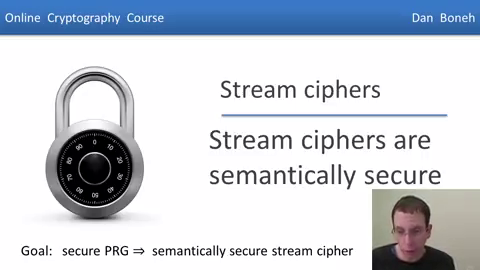
#> input picture frame 0 of direct-40e006d2.mp4, 480 x 270 px, given in place of input_2.mp4, which was not available
$ python video_segment_finder.py
#> lines starting #> are read from the running program, lines starting #| are printed output that depends on the picture; pictures that were not available may be replaced by others from this repository, and a replacement may not be noted
import numpy as np
import cv2
import os
from dotenv import load_dotenv

load_dotenv()


class PastFrameChangesTracker:
    """ A class that keeps track of changes from previous frames """

    def __init__(self):
        self.prev_frame_changes = [False, False, False, False, False]

    def are_previous_frames_stable(self):
        """Checks if all previous frames had no changes

        Returns
        -------
        is_stable : boolean
            True if all past frames had no changes; else False
        """
        return sum([1 if x else 0 for x in self.prev_frame_changes]) == 0

    def add_frame_change(self, has_changed):
        """Adds a change to the tracker
        If there are more than 5 items in the tracker, it will evict the oldest frame change

        Parameters
        ----------
        has_changed : boolean
            True if there was a change with the current frame vs the past frame; else False

        Returns
        -------
        is_stable : boolean
            True if all past frames had no changes; else False
        """
        self.prev_frame_changes.append(has_changed)

        if len(self.prev_frame_changes) > 5:
            self.prev_frame_changes.pop(0)


class VideoSegmentFinder:
    """A class responsible for finding a list of best possible video segments
    A good video segment (a, t1, t2) is when image a is best explained when watching the video from time t1 to t2

    Attributes
    ----------
    threshold : int
        Is the min. difference between the color of two images on one pixel location for it to be distinct
    min_change : int
        Is the min. number of pixel changes between two adjacent video frames for the two to be considered distinct
    """

    def __init__(self, threshold=None, min_change=None, min_segment_duration=None):
        # Load from environment variables with fallback defaults
        self.threshold = threshold or int(os.getenv('VIDEO_THRESHOLD', 15))
        self.min_change = min_change or int(os.getenv('MIN_CHANGE', 10000))
        self.min_segment_duration = min_segment_duration or int(os.getenv('MIN_SEGMENT_DURATION', 2000))

        print(f"🎛️ Video Analysis Config: threshold={self.threshold}, min_change={self.min_change}, min_segment_duration={self.min_segment_duration}ms")
        print(f"🎯 Enhanced Slide Detection: Center-focused analysis enabled (ignoring speaker corners)")

    def get_best_segment_frames(self, video_file):
        ''' Finds a list of best possible video segments
        It returns a map, where the key is the frame number, and the value is the frame data

        The frame data is of this format:
        {
            "timestamp": <the timestamp of the current frame>,
            "frame": <the current frame>,
            "next_frame": <the next frame>,
            "mask": <difference between current and next frame>,
            "num_pixels_changed": <number of pixel changes>,
        }

        The video segment can be obtained by two adjacent frame data, f1, f2 where:
            a = f2.frame
            t1 = f1.timestamp
            t2 = f2.timestamp

        Returns
        -------
        selected_frames : { a -> b }
            A map of frame number a to the frame data b
        '''
        selected_frames, _ = self.get_segment_frames_with_stats(
            video_file, save_stats_for_all_frames=False
        )
        return selected_frames

    def get_segment_frames_with_stats(self, video_file, save_stats_for_all_frames=True):
        ''' Returns a list of frames for the best possible video segments (refer to get_best_segment_frames())

        It also outputs statistics on all frames, where the statistic on frame i is:
        {
            "timestamp": the timestamp of frame i
            "num_pixels_changed": number of pixel changes from frame i - 1 to frame i
        }

        Returns
        -------
        selected_frames : { a -> b }
            A map of frame number to its frame data
        stats : { a -> c }
            A map of frame number to its statistic
        '''
#> called with video_file = '../tests/videos/input_2.mp4', save_stats_for_all_frames = False

        video_reader = cv2.VideoCapture(video_file)

        # Get the Default resolutions
        frame_width = int(video_reader.get(cv2.CAP_PROP_FRAME_WIDTH))
        frame_height = int(video_reader.get(cv2.CAP_PROP_FRAME_HEIGHT))

        # Get the FPS
        fps = int(video_reader.get(cv2.CAP_PROP_FPS))

        frame_num = 0
        frame_num_to_stats = {}
        selected_frames = {}

        prev_timestamp = 0
        prev_frame = 255 * np.ones(
            (frame_height, frame_width, 3), np.uint8
        )  # A blank screen
        prev_video_changes = PastFrameChangesTracker()

        # DYNAMIC FRAME SAMPLING: Adjust based on video length and FPS
        total_frames = int(video_reader.get(cv2.CAP_PROP_FRAME_COUNT))
        duration_seconds = total_frames / fps if fps > 0 else 0

        # Logarithmic/Adaptive Sampling Strategy
        import math

        if duration_seconds <= 60:  # 1 minute
            # Short video: 1 shot every 5 seconds = ~12 samples
            sample_interval = 5.0
            target_samples = int(duration_seconds / sample_interval)
            print(f"🎯 Short video ({duration_seconds:.1f}s): {target_samples} samples, every {sample_interval}s")
        elif duration_seconds <= 300:  # 5 minutes
            # Medium video: aim for ~15-20 samples
            target_samples = 15
            sample_interval = duration_seconds / target_samples
            print(f"🎯 Medium video ({duration_seconds:.1f}s): {target_samples} samples, every {sample_interval:.1f}s")
        else:
            # Long video: logarithmic scaling
            # Use log base 2 of minutes to scale samples
            minutes = duration_seconds / 60
            log_base = math.log(minutes, 2)
            target_samples = int(10 + log_base * 5)  # Scale samples logarithmically
            target_samples = min(target_samples, 50)  # Cap at 50 samples for very long videos
            sample_interval = duration_seconds / target_samples
            print(f"🎯 Long video ({duration_seconds:.1f}s = {minutes:.1f}min): {target_samples} samples, every {sample_interval:.1f}s (log scaling)")

        # CRITICAL FIX: Don't use sample_interval for scene detection!
        # sample_interval is only for PASS 1 sampling
        # For PASS 2 scene detection, use a fixed small interval
        detection_interval = 0.5  # Check every 0.5 seconds for scene changes
        frame_skip = max(1, int(fps * detection_interval))
        print(f"🔍 Scene detection: checking every {frame_skip} frames ({detection_interval}s)")

        # PASS 1: Sample frames to calculate adaptive thresholds
        print("🔍 PASS 1: Sampling frames to calculate optimal thresholds...")
        sample_frames = []
        sample_diffs = []

        # Take samples at logarithmic intervals
        for i in range(min(target_samples, 20)):  # Cap samples for performance
            sample_position = int(i * (total_frames / min(target_samples, 20)))
            video_reader.set(cv2.CAP_PROP_POS_FRAMES, sample_position)
            is_read, frame = video_reader.read()
            if is_read:
                sample_frames.append(frame)
                if len(sample_frames) > 1:
                    # Compare with previous sample using low threshold
                    diff = cv2.absdiff(sample_frames[-2], sample_frames[-1])
                    mask = cv2.cvtColor(diff, cv2.COLOR_BGR2GRAY)
                    num_changed = np.sum(mask > 5)  # Use low threshold for sampling
                    sample_diffs.append(num_changed)
#> this loop made 4 passes
#> num_changed on passes 2 to 3: 9294, 56346
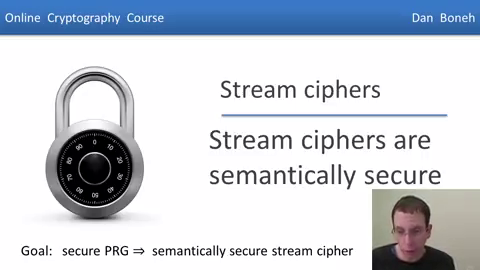
#> input picture frame 0 of direct-40e006d2.mp4, 480 x 270 px, given in place of input_2.mp4, which was not available
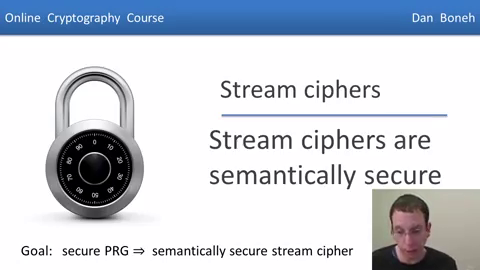
#> input picture frame 150 of direct-40e006d2.mp4, 480 x 270 px, given in place of input_2.mp4, which was not available
#> pass 2, in get_segment_frames_with_stats, `diff = cv2.absdiff(sample_frames[-2], sample_frames[-1])`:
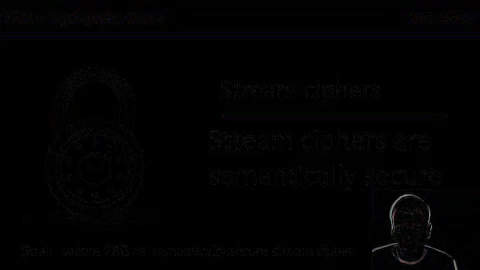
#> diff: shape (270, 480, 3); mean of channels 0, 1, 2 1.7, 1.6, 1.6; drawn as B, G, R
#> pass 3, in get_segment_frames_with_stats, `is_read, frame = video_reader.read()`:
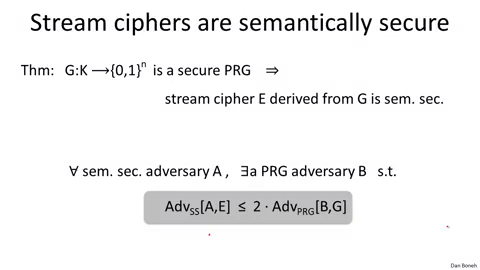
#> frame: shape (270, 480, 3); mean B, G, R 242.6, 242.2, 242.4
#> after the loop, sample_diffs = [9294, 56346]; sample_frames = 3 items

        # Calculate adaptive thresholds from samples
        if sample_diffs and len(sample_diffs) > 2:
            mean_change = np.mean(sample_diffs)
            std_change = np.std(sample_diffs)

            # Set min_change to catch changes 1.5 std deviations below mean (more sensitive)
            calculated_min_change = int(max(500, mean_change - (1.5 * std_change)))

            # Adjust threshold based on sample variance (more variance = lower threshold)
            if mean_change > 0:
                variance_ratio = std_change / mean_change
                calculated_threshold = int(max(2, 6 - (variance_ratio * 4)))
            else:
                calculated_threshold = 5

            print(f"📊 Calculated Adaptive Thresholds:")
            print(f"   Samples analyzed: {len(sample_diffs)}")
            print(f"   Mean change: {mean_change:.0f} pixels")
            print(f"   Std deviation: {std_change:.0f} pixels")
            print(f"   Adaptive min_change: {calculated_min_change} (was {self.min_change})")
            print(f"   Adaptive threshold: {calculated_threshold} (was {self.threshold})")

            # Override default thresholds with calculated values
            self.min_change = calculated_min_change
            self.threshold = calculated_threshold
        else:
            print("⚠️ Insufficient samples for threshold calculation, using defaults")
            print(f"   Using min_change: {self.min_change}, threshold: {self.threshold}")

        # Reset video to beginning for PASS 2
        video_reader.set(cv2.CAP_PROP_POS_FRAMES, 0)
        print("🔍 PASS 2: Scanning entire video with calculated thresholds...")

        while video_reader.isOpened():
            is_read, cur_frame = video_reader.read()
#> cur_frame is the input picture: shape (270, 480, 3); mean B, G, R 216.7, 207.3, 201.4
            timestamp = video_reader.get(cv2.CAP_PROP_POS_MSEC)
#> timestamp = 0

            # Skip frames for performance
            if frame_num % frame_skip != 0:
                frame_num += 1
                continue

            # Is when the stream is ending
            if not is_read:
                break

            results = self.__compare_frames__(prev_frame, cur_frame)
            results_center = self.__compare_frames_center_focus__(prev_frame, cur_frame)

            # Store the results
            if save_stats_for_all_frames:
                frame_num_to_stats[frame_num] = {
                    "timestamp": timestamp,
                    "num_pixels_changed": results["num_pixels_changed"],
                    "center_pixels_changed": results_center["num_pixels_changed"],
                }

            # Enhanced detection: use both full-frame and center-focused analysis
            # Center threshold is scaled down since we're analyzing a smaller area
            center_threshold = int(self.min_change * 0.4)  # 40% of full threshold for center
            has_changed_full = results["num_pixels_changed"] > self.min_change
            has_changed_center = results_center["num_pixels_changed"] > center_threshold

            # Consider it changed if either method detects change
            has_changed = has_changed_full or has_changed_center
            save_frame = False

            if prev_video_changes.are_previous_frames_stable() and has_changed:
                # Additional filter: skip white/blank frames
                if not self.__is_white_or_blank_frame__(prev_frame):
                    save_frame = True

            if save_frame:
                selected_frames[frame_num] = {
                    "timestamp": prev_timestamp,
                    "frame": prev_frame,
                    "next_frame": cur_frame,
                    "mask": results["mask"],
                    "num_pixels_changed": results["num_pixels_changed"],
                }

            prev_video_changes.add_frame_change(has_changed)

            prev_frame = cur_frame
            prev_timestamp = timestamp

            frame_num += 1

        # Add the last frame of the video
        selected_frames[frame_num] = {
            "timestamp": prev_timestamp,
            "frame": prev_frame,
            "next_frame": 255
            * np.ones((frame_height, frame_width, 3), np.uint8),  # A blank screen,
            "mask": prev_frame,
            "num_pixels_changed": 0,
        }

        # Enhanced segment filtering: ensure minimum segment duration and remove glitches
        selected_frame_nums = sorted(selected_frames.keys())
        frames_to_remove = []

        for i in range(len(selected_frame_nums) - 1):
            cur_frame_num = selected_frame_nums[i]
            next_frame_num = selected_frame_nums[i + 1]

            if cur_frame_num in selected_frames and next_frame_num in selected_frames:
                cur_frame = selected_frames[cur_frame_num]
                next_frame = selected_frames[next_frame_num]

                # Remove segments that are too short (less than min_segment_duration)
                time_diff = next_frame["timestamp"] - cur_frame["timestamp"]
                if time_diff < self.min_segment_duration:
                    print(f"🔧 Removing short segment: {time_diff}ms < {self.min_segment_duration}ms minimum")
                    frames_to_remove.append(next_frame_num)

        # Remove the marked frames
        for frame_num in frames_to_remove:
            if frame_num in selected_frames:
                del selected_frames[frame_num]

        # Edge case: delete the first selected frame since it is just a blank screen
        updated_frame_nums = sorted(selected_frames.keys())
        if updated_frame_nums and updated_frame_nums[0] in selected_frames:
            del selected_frames[updated_frame_nums[0]]

        # CRITICAL: Limit maximum number of segments to prevent fragmentation
        max_segments = int(os.getenv('MAX_SEGMENTS', 10))  # Configurable max segments
        if len(selected_frames) > max_segments:
            print(f"🔧 Reducing {len(selected_frames)} segments to {max_segments} for better text coherence")

            # Keep evenly distributed segments
            frame_nums = sorted(selected_frames.keys())
            keep_every = len(frame_nums) // max_segments

            new_selected_frames = {}
            for i in range(0, len(frame_nums), keep_every):
                if len(new_selected_frames) >= max_segments:
                    break
                frame_num = frame_nums[i]
                new_selected_frames[frame_num] = selected_frames[frame_num]

            # Always keep the last frame
            if frame_nums:
                last_frame = frame_nums[-1]
                new_selected_frames[last_frame] = selected_frames[last_frame]

            selected_frames = new_selected_frames
            print(f"✅ Final segment count: {len(selected_frames)}")

        # MINIMUM SEGMENT GUARANTEE: Ensure we always have at least 2 segments
        if len(selected_frames) < 2:
            print(f"⚠️ Only {len(selected_frames)} segments found, creating minimum segments...")

            # Create at least 2 segments from the video
            video_reader.set(cv2.CAP_PROP_POS_FRAMES, 0)
            ret1, frame1 = video_reader.read()
            timestamp1 = 0

            video_reader.set(cv2.CAP_PROP_POS_FRAMES, total_frames // 2)
            ret2, frame2 = video_reader.read()
            timestamp2 = video_reader.get(cv2.CAP_PROP_POS_MSEC)

            if ret1 and ret2:
                selected_frames = {
                    0: {"timestamp": timestamp1, "frame": frame1},
                    total_frames // 2: {"timestamp": timestamp2, "frame": frame2}
                }
                print(f"✅ Minimum segments created: {len(selected_frames)}")

        video_reader.release()
        cv2.destroyAllWindows()

        return selected_frames, frame_num_to_stats

    def __compare_frames__(self, prev_frame, cur_frame):
        diff = cv2.absdiff(prev_frame, cur_frame)
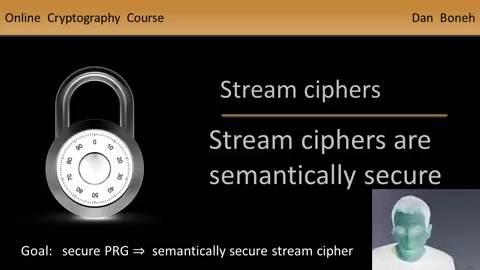
#> diff: shape (270, 480, 3); mean B, G, R 38.3, 47.7, 53.6
#> prev_frame: shape (270, 480, 3); every value is 255
        mask = cv2.cvtColor(diff, cv2.COLOR_BGR2GRAY)
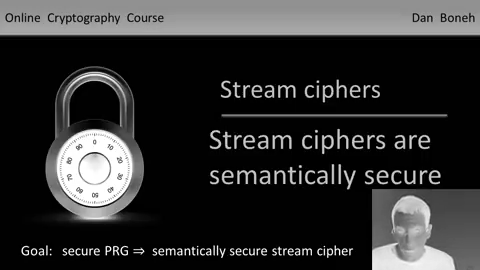
#> mask: shape (270, 480); min 0, max 255, mean 48.5
        num_pixels_changed = np.sum(mask > self.threshold)
#> num_pixels_changed = 44168
#> in get_segment_frames_with_stats, `results = self.__compare_frames__(prev_frame, cur_frame)`: results = 3 items

        return {"num_pixels_changed": num_pixels_changed, "mask": mask, "diff": diff}

    def __compare_frames_center_focus__(self, prev_frame, cur_frame):
        """
        Compare frames focusing on center area (slide content) while ignoring corners (speaker areas).

        Cropping strategy:
        - Ignore left 20% and right 20% (speaker corners)
        - Ignore top 15% and bottom 15% (headers/footers)
        - Focus on center 60% width x 70% height (main slide content)
        """
        height, width = prev_frame.shape[:2]
#> height = 270; width = 480

        # Calculate crop boundaries (focus on center slide area)
        left_crop = int(width * 0.20)
#> left_crop = 96
        right_crop = int(width * 0.80)
#> right_crop = 384
        top_crop = int(height * 0.15)
#> top_crop = 40
        bottom_crop = int(height * 0.85)
#> bottom_crop = 229

        # Crop both frames to focus on slide content area
        prev_cropped = prev_frame[top_crop:bottom_crop, left_crop:right_crop]
#> prev_cropped: shape (189, 288, 3); every value is 255
        cur_cropped = cur_frame[top_crop:bottom_crop, left_crop:right_crop]
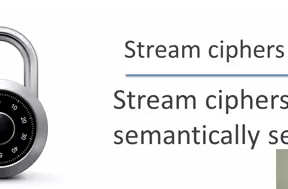
#> cur_cropped: shape (189, 288, 3); mean B, G, R 229.5, 228.2, 228.7

        # Compare the cropped regions
        diff = cv2.absdiff(prev_cropped, cur_cropped)
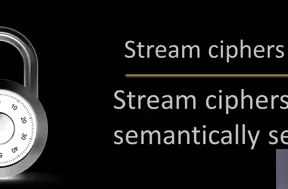
#> diff: shape (189, 288, 3); mean B, G, R 25.5, 26.8, 26.3
        mask = cv2.cvtColor(diff, cv2.COLOR_BGR2GRAY)
#> mask: shape (189, 288)
        num_pixels_changed = np.sum(mask > self.threshold)
#> num_pixels_changed = 10163
#> in get_segment_frames_with_stats, `results_center = self.__compare_frames_center_focus__(prev_frame, cur_..`: results_center = 3 items
#> in get_segment_frames_with_stats, `has_changed_full = results["num_pixels_changed"] > self.min_change`: has_changed_full = True

        return {"num_pixels_changed": num_pixels_changed, "mask": mask, "diff": diff}

    def __is_white_or_blank_frame__(self, frame):
        """Detect white or blank frames that should be filtered out."""
        gray = cv2.cvtColor(frame, cv2.COLOR_BGR2GRAY)
#> gray: shape (270, 480); every value is 255
        mean_brightness = np.mean(gray)
#> mean_brightness = 255
        std_brightness = np.std(gray)
#> std_brightness = 0

        # Frame is blank if mostly white with little variation
        is_white = mean_brightness > 240 and std_brightness < 20
#> is_white = True
        is_low_content = std_brightness < 10
#> is_low_content = True

        return is_white or is_low_content

    # [11 lines left out: function __is_duplicate_frame__, not called in this run]


if __name__ == "__main__":
    splitter = VideoSegmentFinder()
    splitter.get_best_segment_frames("../tests/videos/input_2.mp4")
#> in get_segment_frames_with_stats, `prev_timestamp = timestamp`: prev_timestamp = 0

$ run again, starting later in the video
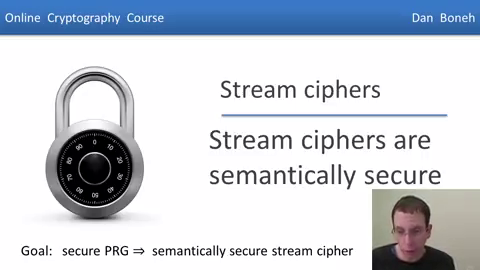
#> input picture frame 0 of direct-40e006d2.mp4, 480 x 270 px, given in place of input_2.mp4, which was not available
#> the loop in get_segment_frames_with_stats, `for i in range(min(target_samples, 20)):` made 4 passes
#> num_changed on passes 2 to 3: 9294, 56346
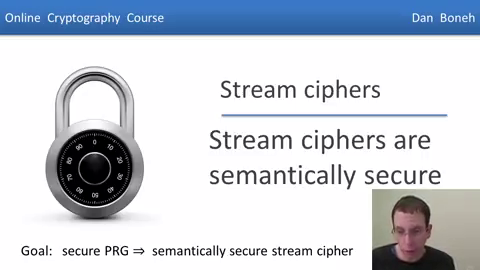
#> input picture frame 0 of direct-40e006d2.mp4, 480 x 270 px, given in place of input_2.mp4, which was not available
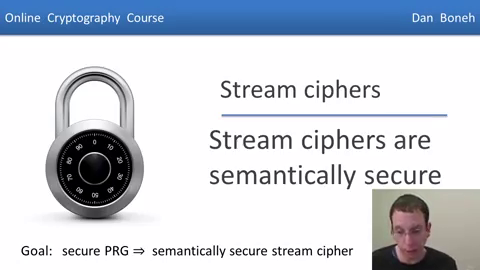
#> input picture frame 150 of direct-40e006d2.mp4, 480 x 270 px, given in place of input_2.mp4, which was not available
#> after the loop in get_segment_frames_with_stats, `for i in range(min(target_samples, 20)):`: sample_diffs = [9294, 56346]; sample_frames = 3 items
#> in get_segment_frames_with_stats, cur_frame is the input picture: shape (270, 480, 3); mean B, G, R 216.7, 207.3, 201.4
#> timestamp = 0
#> prev_frame: shape (270, 480, 3); every value is 255
#> in __compare_frames__, `num_pixels_changed = np.sum(mask > self.threshold)`: num_pixels_changed = 44168
#> results = 3 items
#> prev_cropped: shape (189, 288, 3); every value is 255
#> in __compare_frames_center_focus__, `num_pixels_changed = np.sum(mask > self.threshold)`: num_pixels_changed = 10163
#> results_center = 3 items
#> has_changed_full = True
#> gray: shape (270, 480); every value is 255
#> mean_brightness = 255
#> std_brightness = 0
#> is_white = True
#> prev_timestamp = 0

$ run again, starting later in the video
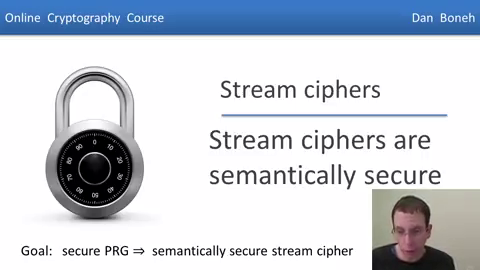
#> input picture frame 0 of direct-40e006d2.mp4, 480 x 270 px, given in place of input_2.mp4, which was not available
#> the loop in get_segment_frames_with_stats, `for i in range(min(target_samples, 20)):` made 4 passes
#> num_changed on passes 2 to 3: 9294, 56346
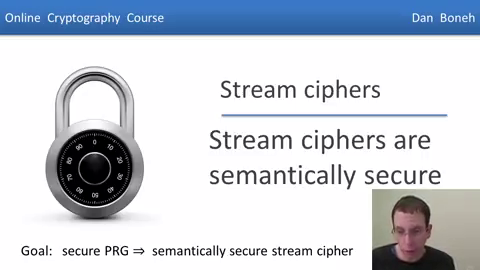
#> input picture frame 0 of direct-40e006d2.mp4, 480 x 270 px, given in place of input_2.mp4, which was not available
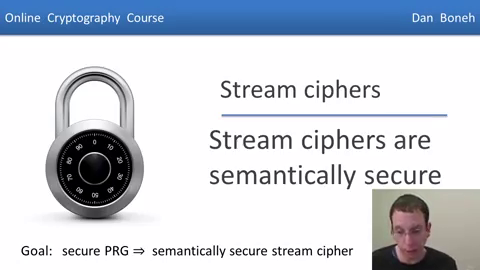
#> input picture frame 150 of direct-40e006d2.mp4, 480 x 270 px, given in place of input_2.mp4, which was not available
#> after the loop in get_segment_frames_with_stats, `for i in range(min(target_samples, 20)):`: sample_diffs = [9294, 56346]; sample_frames = 3 items
#> in get_segment_frames_with_stats, cur_frame is the input picture: shape (270, 480, 3); mean B, G, R 216.7, 207.3, 201.4
#> timestamp = 0
#> prev_frame: shape (270, 480, 3); every value is 255
#> in __compare_frames__, `num_pixels_changed = np.sum(mask > self.threshold)`: num_pixels_changed = 44168
#> results = 3 items
#> prev_cropped: shape (189, 288, 3); every value is 255
#> in __compare_frames_center_focus__, `num_pixels_changed = np.sum(mask > self.threshold)`: num_pixels_changed = 10163
#> results_center = 3 items
#> has_changed_full = True
#> gray: shape (270, 480); every value is 255
#> mean_brightness = 255
#> std_brightness = 0
#> is_white = True
#> prev_timestamp = 0
